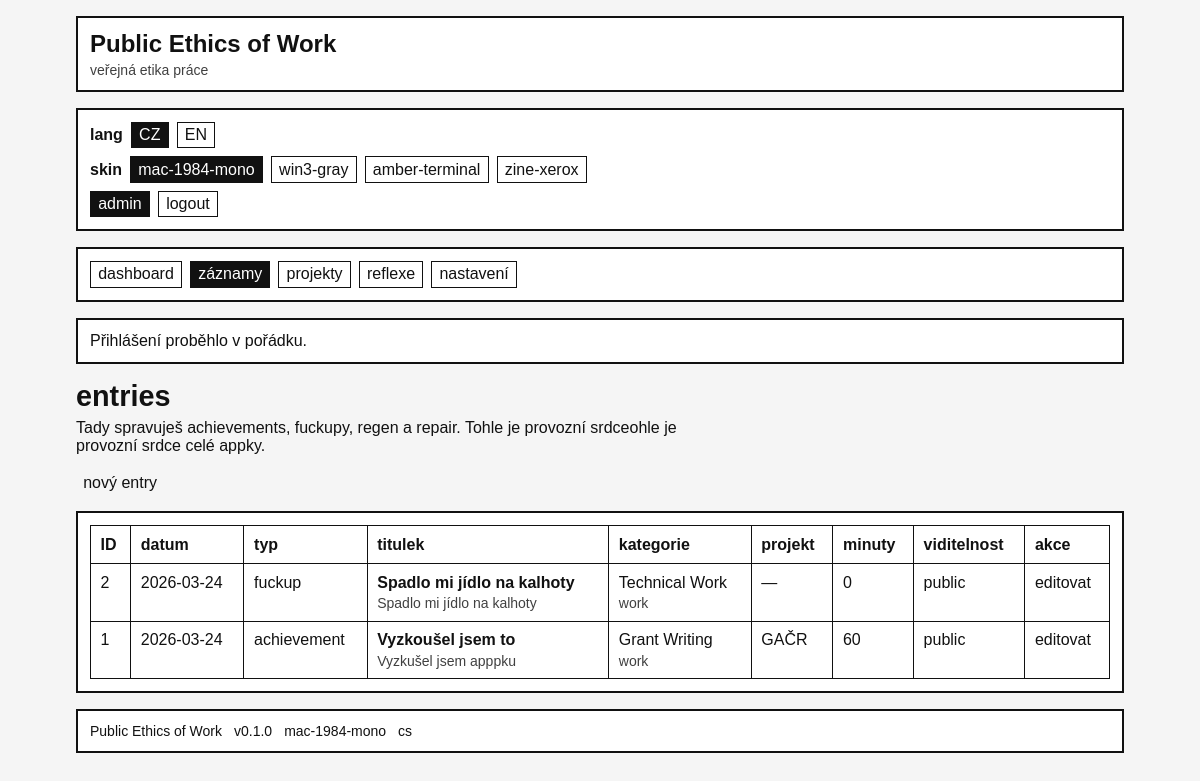
The app's page /admin/entries (signed in) with its own data.
### tables this page shows
CREATE TABLE entries (
    id INTEGER PRIMARY KEY AUTOINCREMENT,
    entry_date DATE NOT NULL,
    slug VARCHAR(255) UNIQUE,

    entry_type VARCHAR(20) NOT NULL
        CHECK (entry_type IN ('achievement', 'fuckup', 'regen', 'repair')),

    title VARCHAR(255),
    body TEXT NOT NULL,
    public_text TEXT,
    private_notes TEXT,

    minutes INTEGER NOT NULL DEFAULT 0
        CHECK (minutes >= 0),

    category_id INTEGER NOT NULL,
    project_id INTEGER,

    visibility VARCHAR(20) NOT NULL DEFAULT 'private'
        CHECK (visibility IN ('private', 'public', 'internal')),

    locale VARCHAR(20) NOT NULL DEFAULT 'cs'
        CHECK (locale IN ('cs', 'en', 'bilingual')),

    is_invisible_work INTEGER NOT NULL DEFAULT 0
        CHECK (is_invisible_work IN (0, 1)),

    workload_override DECIMAL(10,2),
    recovery_override DECIMAL(10,2),

    what_happened TEXT,
    why_it_matters TEXT,
    my_take TEXT,
    next_time TEXT,

    allow_reflections INTEGER NOT NULL DEFAULT 0
        CHECK (allow_reflections IN (0, 1)),

    repair_of_entry_id INTEGER,

    created_at DATETIME NOT NULL DEFAULT CURRENT_TIMESTAMP,
    updated_at DATETIME NOT NULL DEFAULT CURRENT_TIMESTAMP,

    FOREIGN KEY (category_id)
        REFERENCES categories(id)
        ON UPDATE CASCADE
        ON DELETE RESTRICT,

    FOREIGN KEY (project_id)
        REFERENCES projects(id)
        ON UPDATE CASCADE
        ON DELETE SET NULL,

    FOREIGN KEY (repair_of_entry_id)
        REFERENCES entries(id)
        ON UPDATE CASCADE
        ON DELETE SET NULL
);

CREATE TABLE categories (
    id INTEGER PRIMARY KEY AUTOINCREMENT,
    name VARCHAR(100) NOT NULL,
    slug VARCHAR(100) NOT NULL UNIQUE,
    kind VARCHAR(20) NOT NULL
        CHECK (kind IN ('work', 'recovery')),
    intensity_weight DECIMAL(6,2) NOT NULL DEFAULT 1.00
        CHECK (intensity_weight >= 0),
    recovery_weight DECIMAL(6,2) NOT NULL DEFAULT 0.00
        CHECK (recovery_weight >= 0),
    is_system INTEGER NOT NULL DEFAULT 1
        CHECK (is_system IN (0, 1)),
    sort_order INTEGER NOT NULL DEFAULT 0,
    created_at DATETIME NOT NULL DEFAULT CURRENT_TIMESTAMP,
    updated_at DATETIME NOT NULL DEFAULT CURRENT_TIMESTAMP
);

CREATE TABLE projects (
    id INTEGER PRIMARY KEY AUTOINCREMENT,
    title VARCHAR(255) NOT NULL,
    slug VARCHAR(255) NOT NULL UNIQUE,
    description TEXT,
    public_label VARCHAR(255),
    visibility VARCHAR(20) NOT NULL DEFAULT 'private'
        CHECK (visibility IN ('private', 'public', 'masked')),
    status VARCHAR(20) NOT NULL DEFAULT 'active'
        CHECK (status IN ('active', 'paused', 'archived', 'completed')),
    locale VARCHAR(20) NOT NULL DEFAULT 'cs'
        CHECK (locale IN ('cs', 'en', 'bilingual')),
    is_featured INTEGER NOT NULL DEFAULT 0
        CHECK (is_featured IN (0, 1)),
    sort_order INTEGER NOT NULL DEFAULT 0,
    created_at DATETIME NOT NULL DEFAULT CURRENT_TIMESTAMP,
    updated_at DATETIME NOT NULL DEFAULT CURRENT_TIMESTAMP
);

### app/Core/View.php (called while the page is built, shortened)
<?php
class View
{
    public static function render(string $view, array $data = [], string|false $layout = 'layout'): void
    {
        $viewFile = views_path($view . '.php');
        $content = self::capture($viewFile, $data);
    }
    protected static function capture(string $file, array $data = []): string
    {
        extract($data, EXTR_SKIP);
        require $file;
        return (string) ob_get_clean();
    }
}

### app/Controllers/EntryController.php (called while the page is built, shortened)
<?php
class EntryController
{
    public static function index(): void
    {
        $entries = DB::selectAll(
            'SELECT
                e.*,
                c.name AS category_name,
                c.kind AS category_kind,
                p.title AS project_title
             FROM entries e
             INNER JOIN categories c ON c.id = e.category_id
             LEFT JOIN projects p ON p.id = e.project_id
             ORDER BY e.entry_date DESC, e.created_at DESC, e.id DESC'
        );
        View::render('admin/entries/index', [
            'page_title' => t('page.admin_entries_title'),
            'entries' => $entries,
        ]);
    }
}

### public/index.php (called while the page is built, shortened)
<?php
require_once dirname(__DIR__) . '/app/Helpers/helpers.php';
spl_autoload_register(function (string $class): void {
    $prefix = 'App\\';
    $relativeClass = substr($class, strlen($prefix));
    $file = app_path(str_replace('\\', DIRECTORY_SEPARATOR, $relativeClass) . '.php');
});
Router::dispatch();

### app/Helpers/helpers.php (called while the page is built, shortened)
<?php
if (!function_exists('data_get')) {
    function data_get(array $array, ?string $key, mixed $default = null): mixed
    {
        $segments = explode('.', $key);
        $value = $array;
        foreach ($segments as $segment) {
            $value = $value[$segment];
        }
        return $value;
    }
}
if (!function_exists('base_path')) {
    function base_path(string $path = ''): string
    {
        $base = dirname(__DIR__, 2);
        return $path ? $base . DIRECTORY_SEPARATOR . ltrim($path, DIRECTORY_SEPARATOR) : $base;
    }
}
if (!function_exists('app_path')) {
    function app_path(string $path = ''): string
    {
        return base_path('app' . ($path ? DIRECTORY_SEPARATOR . $path : ''));
    }
}
if (!function_exists('config')) {
    function config(?string $key = null, mixed $default = null): mixed
    {
        $config = App::get('config', []);
        return data_get($config, $key, $default);
    }
}
if (!function_exists('t')) {
    function t(string $key, ?string $fallback = null): string
    {
        return Lang::get($key, $fallback);
    }
}
if (!function_exists('e')) {
    function e(?string $value): string
    {
        return htmlspecialchars((string) $value, ENT_QUOTES, 'UTF-8');
    }
}
if (!function_exists('base_url')) {
    function base_url(string $path = ''): string
    {
        $base = rtrim(str_replace('\\', '/', dirname($_SERVER['SCRIPT_NAME'] ?? '')), '/');
        if ($path === '') {
            return $base ?: '/';
        }
        if (str_starts_with($path, '?')) {
            return ($base ?: '') . '/' . ltrim($path, '/');
        }
        return ($base ?: '') . '/' . ltrim($path, '/');
    }
}
if (!function_exists('url')) {
    function url(string $path = ''): string
    {
        return base_url($path);
    }
}
if (!function_exists('routes')) {
    function routes(): array
    {
        return config('routes', []);
    }
}
if (!function_exists('find_route')) {
    function find_route(string $name): ?array
    {
        foreach (routes() as $route) {
            if (($route['name'] ?? null) === $name) {
                return $route;
            }
        }
        return null;
    }
}
if (!function_exists('route_url')) {
    function route_url(string $name, array $params = []): string
    {
        $route = find_route($name);
        $path = $route['path'];
        $path = preg_replace_callback(
            '#\{([a-zA-Z_][a-zA-Z0-9_]*)\}#',
            static function (array $matches) use ($params) {
                $key = $matches[1];
                return isset($params[$key]) ? rawurlencode((string) $params[$key]) : $matches[0];
            },
            $path
        );
        return url(ltrim($path, '/'));
    }
}

### app/Core/App.php (called while the page is built, shortened)
<?php
class App
{
    protected static array $store = [];
    public static function set(string $key, mixed $value): void
    {
        self::$store[$key] = $value;
    }
    public static function get(string $key, mixed $default = null): mixed
    {
        return self::$store[$key] ?? $default;
    }
}

### app/Core/Lang.php (called while the page is built, shortened)
<?php
class Lang
{
    public static function get(string $key, ?string $fallback = null): string
    {
        $translations = App::get('lang', []);
        if (array_key_exists($key, $translations)) {
            return (string) $translations[$key];
        }
        return $fallback ?? $key;
    }
}

### app/Core/DB.php (called while the page is built, shortened)
<?php
class DB
{
    protected static ?PDO $pdo = null;
    public static function connection(): PDO
    {
        $default = config('database.default', 'sqlite');
        $config = config('database.connections.' . $default);
        try {
            if ($default === 'sqlite') {
                $databasePath = $config['database'] ?? base_path('database/worklog.sqlite');
                $dir = dirname($databasePath);
                $dsn = 'sqlite:' . $databasePath;
                self::$pdo = new PDO($dsn, null, null, self::sqliteOptions());
                self::$pdo->exec('PRAGMA foreign_keys = ON');
            }
        } catch (PDOException $e) {
            throw new RuntimeException('Database connection failed: ' . $e->getMessage(), 0, $e);
        }
        return self::$pdo;
    }
    public static function selectAll(string $sql, array $params = []): array
    {
        $stmt = self::connection()->prepare($sql);
        $stmt->execute($params);
        return $stmt->fetchAll();
    }
    protected static function baseOptions(): array
    {
        return [
            PDO::ATTR_ERRMODE => PDO::ERRMODE_EXCEPTION,
            PDO::ATTR_DEFAULT_FETCH_MODE => PDO::FETCH_ASSOC,
            PDO::ATTR_EMULATE_PREPARES => false,
        ];
    }
    protected static function sqliteOptions(): array
    {
        return self::baseOptions();
    }
}

### app/Views/admin/entries/index.php (the view)
<section class="page-section">
    <header class="page-header">
        <h1><?php echo e($page_title ?? t('page.admin_entries_title')); ?></h1>
        <p class="page-lead">
            Tady spravuješ achievements, fuckupy, regen a repair. Tohle je provozní srdceohle je provozní srdce celé appky.
        </p>
    </header>
    <div class="toolbar">
        <a href="<?php echo e(route_url('admin.entries.create')); ?>" class="button-link">
            <?php echo e(t('action.new_entry')); ?>
        </a>
    </div>
    <?php if (empty($entries)): ?>
        <article class="card">
            <p>Zatím tu není žádný entry.</p>
        </article>
    <?php else: ?>
        <article class="card">
            <div class="table-wrap">
                <table class="admin-table">
                    <thead>
                        <tr>
                            <th>ID</th>
                            <th><?php echo e(t('label.date')); ?></th>
                            <th><?php echo e(t('label.type')); ?></th>
                            <th><?php echo e(t('label.title')); ?></th>
                            <th><?php echo e(t('label.category')); ?></th>
                            <th><?php echo e(t('label.project')); ?></th>
                            <th><?php echo e(t('label.minutes')); ?></th>
                            <th><?php echo e(t('label.visibility')); ?></th>
                            <th>akce</th>
                        </tr>
                    </thead>
                    <tbody>
                        <?php foreach ($entries as $entry): ?>
                            <tr>
                                <td><?php echo e((string) $entry['id']); ?></td>
                                <td><?php echo e($entry['entry_date']); ?></td>
                                <td><?php echo e($entry['entry_type']); ?></td>
                                <td>
                                    <strong><?php echo e($entry['title'] ?? '(bez titulku)'); ?></strong>
                                    <div class="table-subline">
                                        <?php echo e(mb_strimwidth(strip_tags($entry['body']), 0, 110, '…', 'UTF-8')); ?>
                                    </div>
                                </td>
                                <td>
                                    <?php echo e($entry['category_name']); ?>
                                    <div class="table-subline"><?php echo e($entry['category_kind']); ?></div>
                                </td>
                                <td><?php echo e($entry['project_title'] ?? '—'); ?></td>
                                <td><?php echo e((string) $entry['minutes']); ?></td>
                                <td><?php echo e($entry['visibility']); ?></td>
                                <td>
                                    <a href="<?php echo e(route_url('admin.entries.edit', ['id' => $entry['id']])); ?>">
                                        <?php echo e(t('action.edit')); ?>
                                    </a>
                                </td>
                            </tr>
                        <?php endforeach; ?>
                    </tbody>
                </table>
            </div>
        </article>
    <?php endif; ?>
</section>

### app/Core/Router.php (shortened to what this page needs)
<?php
class Router
{
    public static function dispatch(): void
    {
        $method = strtoupper($_SERVER['REQUEST_METHOD'] ?? 'GET');
        $uri = $_SERVER['REQUEST_URI'] ?? '/';
        $path = self::normalizePath((string) parse_url($uri, PHP_URL_PATH));
        $routes = config('routes', []);
        foreach ($routes as $route) {
            if (strtoupper($route['method']) !== $method) {
                continue;
            }
            $params = self::match($route['path'], $path);
            if ($params === null) {
                continue;
            }
            if (!empty($route['handler'])) {
                self::runHandler($route, $params);
                return;
            }
            return;
        }
    }
    protected static function runHandler(array $route, array $params = []): void
    {
        $handler = $route['handler'];
        [$class, $method] = $handler;
        call_user_func([$class, $method], $params);
    }
    protected static function match(string $routePath, string $requestPath): ?array
    {
        $pattern = preg_replace_callback(
            '#\{([a-zA-Z_][a-zA-Z0-9_]*)\}#',
            static fn(array $matches) => '(?P<' . $matches[1] . '>[^/]+)',
            $routePath
        );
        $pattern = '#^' . rtrim($pattern, '/') . '$#';
        if ($routePath === '/') {
            $pattern = '#^/$#';
        }
        if (!preg_match($pattern, $requestPath, $matches)) {
            return null;
        }
        $params = [];
        return $params;
    }
    protected static function normalizePath(string $path): string
    {
        $path = '/' . trim($path, '/');
        return $path === '//' ? '/' : $path;
    }
}

### public/assets/css/base.css (style rules this page uses)
*, *::before, *::after { box-sizing: border-box; }
html { font-size: 16px; }
body { margin: 0; line-height: 1.45; text-rendering: optimizeLegibility; }
body, button, input, select, textarea { font: inherit; }
a { text-decoration: none; }
table { border-collapse: collapse; width: 100%; }
th, td { text-align: left; vertical-align: top; padding: 0.6rem; }
.site-branding, .site-controls, .site-nav, .card, .footer-line, .flash { padding: 0.75rem; }
.control-link, .nav-link, .button-link { display: inline-block; padding: 0.2rem 0.45rem; }
.page-header { margin-bottom: 1rem; }
.page-header h1 { margin: 0 0 0.4rem; font-size: 1.8rem; }
.page-lead { margin: 0; max-width: 72ch; }
.toolbar { margin-bottom: 1rem; }
.table-wrap { overflow-x: auto; }
.admin-table th, .admin-table td { border: 1px solid currentColor; }
.table-subline { margin-top: 0.2rem; font-size: 0.875rem; opacity: 0.8; }

### public/assets/css/skins/mac-1984-mono.css (style rules this page uses)
body { background: #f5f5f5; color: #111; font-family: "Chicago", "Charcoal", "Geneva", "Verdana", sans-serif; }
a { color: #111; }
.site-branding, .site-controls, .site-nav, .card, .footer-line, .flash { background: #fff; border: 2px solid #111; }

### records on screen
entries: id "2", entry_date "2026-03-24", entry_type "fuckup", title "Spadlo mi jídlo na kalhoty", body "Spadlo mi jídlo na kalhoty", category.name "Technical Work", category.kind "work", project_title "—", minutes "0", visibility "public"
entries: id "1", entry_date "2026-03-24", entry_type "achievement", title "Vyzkoušel jsem to", body "Vyzkušel jsem apppku", category.name "Grant Writing", category.kind "work", project.title "GAČR", minutes "60", visibility "public"

### other values on screen
$skin "mac-1984-mono"
$skin "win3-gray"
$skin "amber-terminal"
$skin "zine-xerox"
t($item['label_key']) "dashboard"
t($item['label_key']) "záznamy"
t($item['label_key']) "projekty"
t($item['label_key']) "reflexe"
t($item['label_key']) "nastavení"
